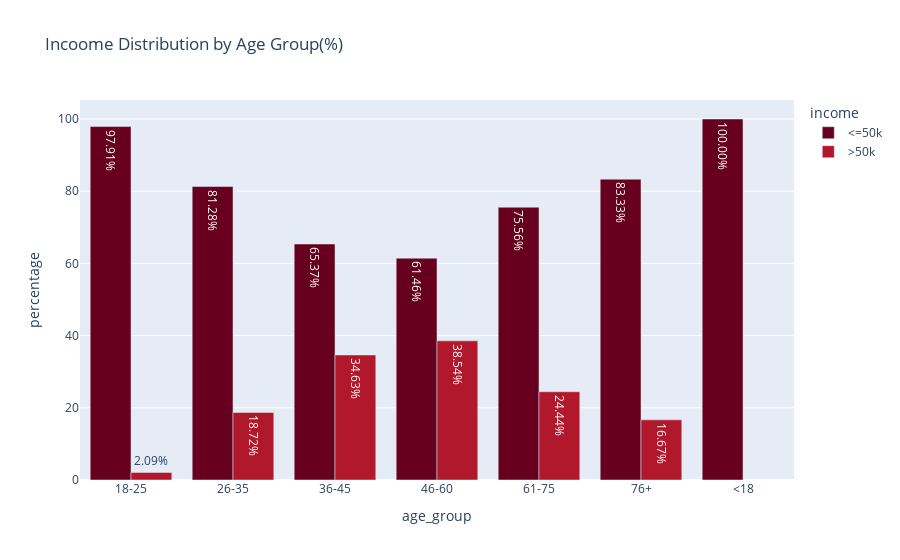

This figure's notebook cell:
### Code cell
themes = ["plotly", "ploty_white", "plotly_dark", "ggplot2","seasborn", "simple_white","presentation","xgridoff", "gridon", "none"]
for theme in themes:
    fig.update_layout(template=theme)
    
    fig.show()

### Figure 1 — Plotly figure (JSON) as saved in the notebook; plotly's stock layout.template omitted (floating-point values rounded to 4 significant figures)
{"data": [{"alignmentgroup": "True", "hovertemplate": "income=<=50k<br>age_group=%{x}<br>percentage=%{text}<extra></extra>", "legendgroup": "<=50k", "marker": {"color": "rgb(103,0,31)", "pattern": {"shape": ""}}, "name": "<=50k", "offsetgroup": "<=50k", "orientation": "v", "showlegend": true, "text": [97.91, 81.28, 65.37, 61.46, 75.56, 83.33, 100.0], "textposition": "auto", "texttemplate": "%{text:.2f}%", "type": "bar", "x": ["18-25", "26-35", "36-45", "46-60", "61-75", "76+", "<18"], "xaxis": "x", "y": [97.91, 81.28, 65.37, 61.46, 75.56, 83.33, 100.0], "yaxis": "y"}, {"alignmentgroup": "True", "hovertemplate": "income=>50k<br>age_group=%{x}<br>percentage=%{text}<extra></extra>", "legendgroup": ">50k", "marker": {"color": "rgb(178,24,43)", "pattern": {"shape": ""}}, "name": ">50k", "offsetgroup": ">50k", "orientation": "v", "showlegend": true, "text": [2.093, 18.72, 34.63, 38.54, 24.44, 16.67], "textposition": "auto", "texttemplate": "%{text:.2f}%", "type": "bar", "x": ["18-25", "26-35", "36-45", "46-60", "61-75", "76+"], "xaxis": "x", "y": [2.093, 18.72, 34.63, 38.54, 24.44, 16.67], "yaxis": "y"}], "layout": {"autosize": true, "barmode": "group", "legend": {"title": {"text": "income"}, "tracegroupgap": 0}, "title": {"text": "Incoome Distribution by Age Group(%)"}, "xaxis": {"anchor": "y", "autorange": true, "domain": [0, 1], "range": [-0.5, 6.5], "title": {"text": "age_group"}, "type": "category"}, "yaxis": {"anchor": "x", "autorange": true, "domain": [0, 1], "range": [0, 105.3], "title": {"text": "percentage"}, "type": "linear"}}}
